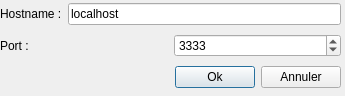
<?xml version="1.0" encoding="UTF-8"?>
<ui version="4.0">
 <class>chatboxconnectiondialog</class>
 <widget class="QDialog" name="chatboxconnectiondialog">
  <property name="geometry">
   <rect>
    <x>0</x>
    <y>0</y>
    <width>345</width>
    <height>96</height>
   </rect>
  </property>
  <property name="windowTitle">
   <string>Dialog</string>
  </property>
  <widget class="QWidget" name="layoutWidget">
   <property name="geometry">
    <rect>
     <x>0</x>
     <y>0</y>
     <width>341</width>
     <height>93</height>
    </rect>
   </property>
   <layout class="QVBoxLayout" name="verticalLayout">
    <item>
     <layout class="QHBoxLayout" name="horizontalLayout">
      <item>
       <widget class="QLabel" name="label">
        <property name="text">
         <string>Hostname :</string>
        </property>
       </widget>
      </item>
      <item>
       <widget class="QLineEdit" name="hostname">
        <property name="text">
         <string>localhost</string>
        </property>
       </widget>
      </item>
     </layout>
    </item>
    <item>
     <layout class="QHBoxLayout" name="horizontalLayout_2">
      <item>
       <widget class="QLabel" name="label_2">
        <property name="text">
         <string>Port :</string>
        </property>
       </widget>
      </item>
      <item>
       <widget class="QSpinBox" name="port">
        <property name="maximum">
         <number>9999</number>
        </property>
        <property name="value">
         <number>3333</number>
        </property>
       </widget>
      </item>
     </layout>
    </item>
    <item>
     <layout class="QHBoxLayout" name="horizontalLayout_3">
      <item>
       <spacer name="horizontalSpacer">
        <property name="orientation">
         <enum>Qt::Horizontal</enum>
        </property>
        <property name="sizeHint" stdset="0">
         <size>
          <width>98</width>
          <height>20</height>
         </size>
        </property>
       </spacer>
      </item>
      <item>
       <widget class="QPushButton" name="ok">
        <property name="text">
         <string>Ok</string>
        </property>
       </widget>
      </item>
      <item>
       <widget class="QPushButton" name="cancel">
        <property name="text">
         <string>Annuler</string>
        </property>
       </widget>
      </item>
     </layout>
    </item>
   </layout>
  </widget>
 </widget>
 <resources/>
 <connections/>
</ui>
